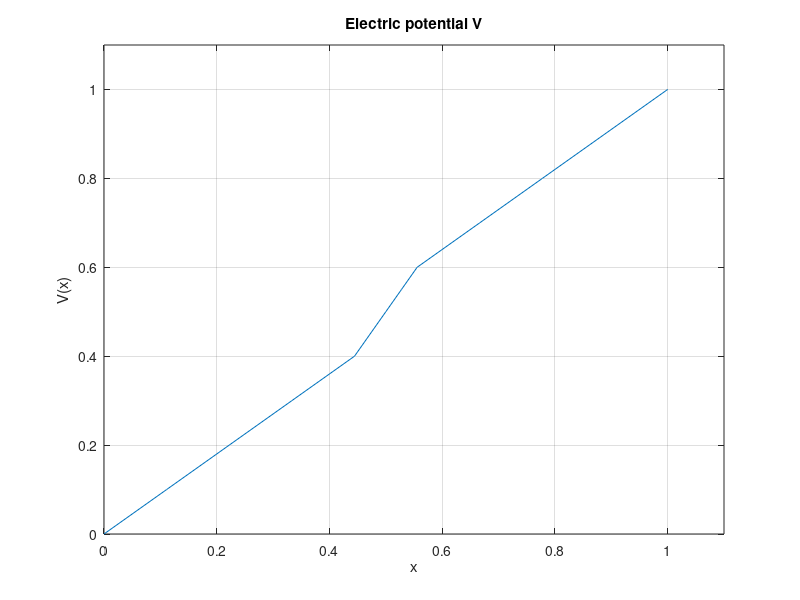

This chart was generated by the following MATLAB code:
x = [0, 0.1, 0.2, 0.3, 0.4, 0.45, 0.5, 0.55, 0.6, 0.7, 0.8, 0.9, 1]; % partition
epsilon = [1, 1, 1, 1, 2, 2, 2, 2, 1, 1, 1, 1]; % permittivity
node_index = [1, 2, 3, 4, 5, 6, 7, 8, 9,  10, 11, 12; % node
              2, 3, 4, 5, 6, 7, 8, 9, 10, 11, 12, 13];
A = zeros(13,13);
element_A = zeros(2,2);
node = zeros(2,1);
dndx = zeros(2,1);

% calculate A matrix
for element = 1:12
   node(1) = node_index(1, element);
   node(2) = node_index(2, element);
   width = x(node(2)) - x(node(1));
   dndx(1) = -1/width;
   dndx(2) = 1/width;
   
   for i = 1:2
       for j= 1:2
           element_A(i,j) = epsilon(element) * dndx(i) * dndx(j) * width;
       end
   end
   
   for i = 1:2
       for j = 1:2
           A(node(i),node(j)) = A(node(i), node(j)) + element_A(i,j);
       end
   end
end

% calculate result
A_seg = A(2:12,2:12);
B = zeros(11,1);
B(11,1) = -A(12,13);
V = zeros(13,1);
V(13) = 1;
V(2:12) = A_seg\B;

% plot
figure,
plot(V, x)
title("Electric potential V")
axis([ 0.000, 1.100, 0.000, 1.100 ])
grid on
ylabel("V(x)")
xlabel("x")